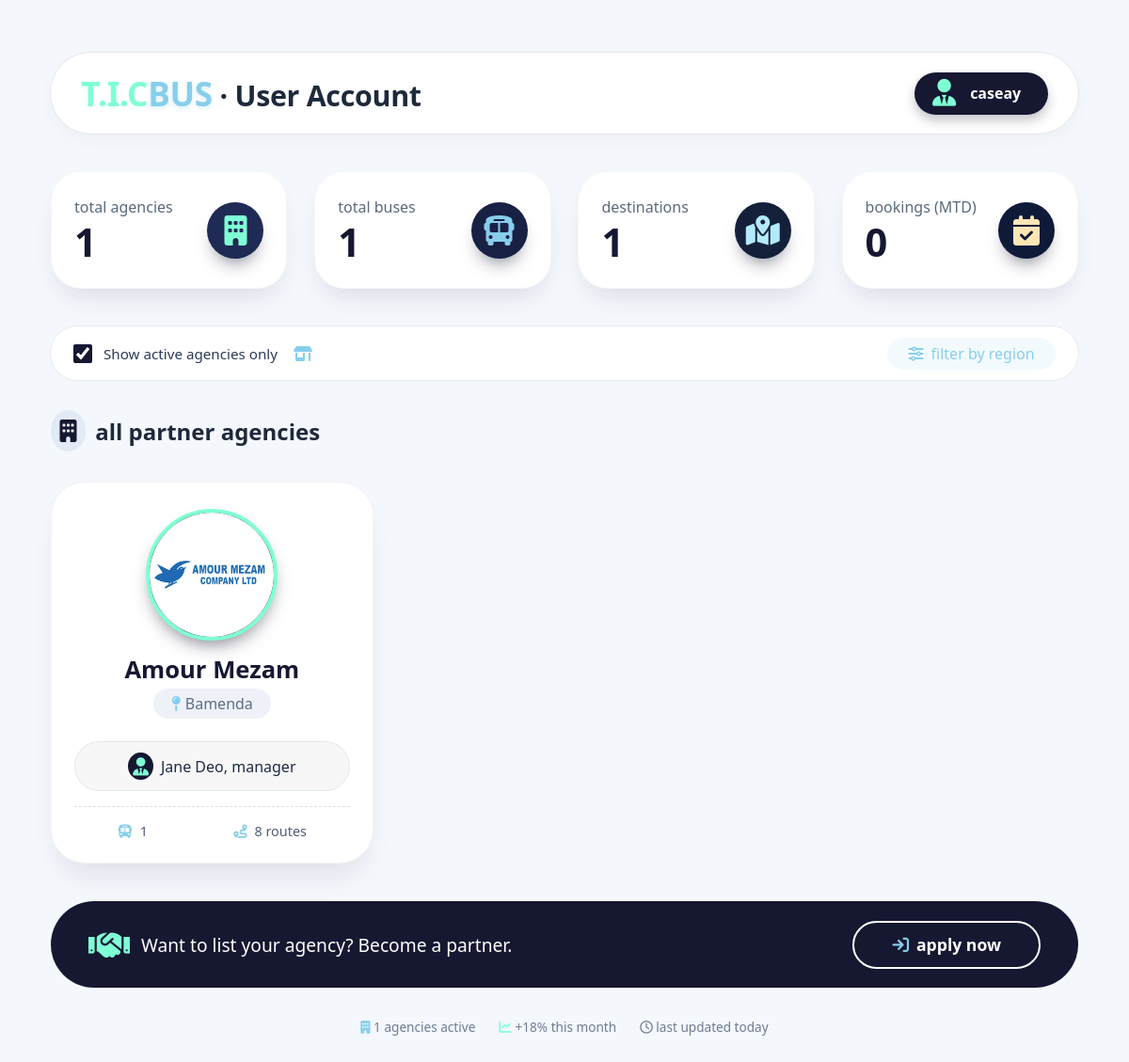
The app's page /index/ (signed in) with its own data.
### booking/models.py (models this page shows, shortened)
class User(AbstractUser):
    username = models.CharField(max_length=50, unique=True)
    fullname = models.CharField(max_length=50, blank=True)
    email = models.EmailField(max_length=254, unique=True, blank=False, null=False)

class Agency(models.Model):
    agency_logo = models.ImageField(upload_to='agencies_logos', default='1384014.png')
    agency_name = models.CharField(max_length=50, unique=True, null=False)
    total_bus = models.IntegerField(default=5, null=False, blank=False)
    agency_description = models.TextField()
    ceo_name = models.CharField(max_length=50, null=False)
    manager_name = models.CharField(max_length=50, null=True)
    date_created = models.DateField()
    location = models.CharField(max_length=50)

### booking/views.py (the view)
# urls.py: path('index/', index, name="index"),
@login_required(login_url='login')
def index(request):
    total_agencies = Agency.objects.count()
    total_buses = Bus.objects.count()
    total_bookings = Booking.objects.count()
    total_destinations = Route.objects.count()
    agencies = Agency.objects.annotate(unique_agency_total_bus=Count('buses'))
    context = {
        'total_agencies': total_agencies,
        'total_buses': total_buses,
        'total_destinations': total_destinations,
        'total_bookings': total_bookings,
        'agencies': agencies
    }
    return render(request, 'pages/index.html', context)

### templates/pages/index.html (shortened to what this page needs)
<!DOCTYPE html>
<html lang="en">
<head>
  <link rel="stylesheet" href="https://cdnjs.cloudflare.com/ajax/libs/font-awesome/6.0.0-beta3/css/all.min.css">
</head>
<body>
<div class="dashboard">
  <div class="greeting">
    <h1>
      <span class="tic">T.I.C</span><span class="bus">BUS</span> · User Account
    </h1>
    <div class="user-profile">
      <i class="fas fa-user-tie"></i>
      <div class="user-text">
        <span class="name">{{request.user.username}}</span>
      </div>
    </div>
  </div>
  <div class="stat-grid">
    <div class="stat-card">
      <div class="stat-left">
        <h3>total agencies</h3>
        <div class="value">{{total_agencies}}</div>
      </div>
      <div class="stat-icon"><i class="fas fa-building"></i></div>
    </div>
    <div class="stat-card">
      <div class="stat-left">
        <h3>total buses</h3>
        <div class="value">{{total_buses}}</div>
      </div>
      <div class="stat-icon"><i class="fas fa-bus"></i></div>
    </div>
    <div class="stat-card">
      <div class="stat-left">
        <h3>destinations</h3>
        <div class="value">{{total_destinations}}</div>
      </div>
      <div class="stat-icon"><i class="fas fa-map-marked-alt"></i></div>
    </div>
    <div class="stat-card">
      <div class="stat-left">
        <h3>bookings (MTD)</h3>
        <div class="value">{{total_bookings}}</div>
      </div>
      <div class="stat-icon"><i class="fas fa-calendar-check"></i></div>
    </div>
  </div>
  <div class="filter-bar">
    <div class="filter-left">
      <input type="checkbox" id="activeAgencies" checked>
      <span>Show active agencies only</span>
      <i class="fas fa-store-alt" style="color: skyblue; margin-left: 5px;"></i>
    </div>
    <a href="#" class="filter-link"><i class="fas fa-sliders-h"></i> filter by region</a>
  </div>
  <h2 style="margin: 1.2rem 0 1rem 0; font-weight: 600; display: flex; gap: 10px; align-items: center;">
    <i class="fas fa-building" style="color: rgb(22,23,49); background: #e2eaf5; padding: 0.6rem; border-radius: 50%;"></i>
    all partner agencies
  </h2>
  <div class="agency-grid">
    {% for agency in agencies %}
        <div class="agency-card">
        <div class="agency-logo"><img src="{{agency.agency_logo.url}}"></div>
        <div class="agency-name"><a href="{% url 'agency_detail' agency.id %}" style="text-decoration: none; color: rgb(22,23,49);">{{agency.agency_name}}</a></div>
        <div class="agency-location"><i class="fas fa-map-pin"></i>{{agency.location}}</div>
        <div class="manager-row"><i class="fas fa-user-tie"></i> {{agency.manager_name}}, manager</div>
        <div class="agency-meta">
            <span><i class="fas fa-bus"></i> {{ agency.unique_agency_total_bus }}</span>
            <span><i class="fas fa-route"></i> 8 routes</span>
        </div>
        </div>
    {% endfor %}
  </div>
  <div class="bottom-cta">
    <p>
      <i class="fas fa-handshake"></i>
      Want to list your agency? Become a partner.
    </p>
    <a href="#" class="cta-btn">
      <i class="fas fa-arrow-right-to-bracket"></i> apply now
    </a>
  </div>
  <div class="footer-note">
    <span><i class="fas fa-building" style="color: skyblue;"></i> {{total_agencies}} agencies active</span>
    <span><i class="fas fa-chart-line" style="color: aquamarine;"></i> +18% this month</span>
    <span><i class="fa-regular fa-clock"></i> last updated today</span>
  </div>
</div>
</body>
</html>

### records on screen
User: user.username "caseay"
Agency: agency_logo (picture), agency_name "Amour Mezam", location "Bamenda", manager_name "Jane Deo", unique_agency_total_bus "1"

### other values on screen
{{ total_agencies }} "1"
{{ total_buses }} "1"
{{ total_destinations }} "1"
{{ total_bookings }} "0"
